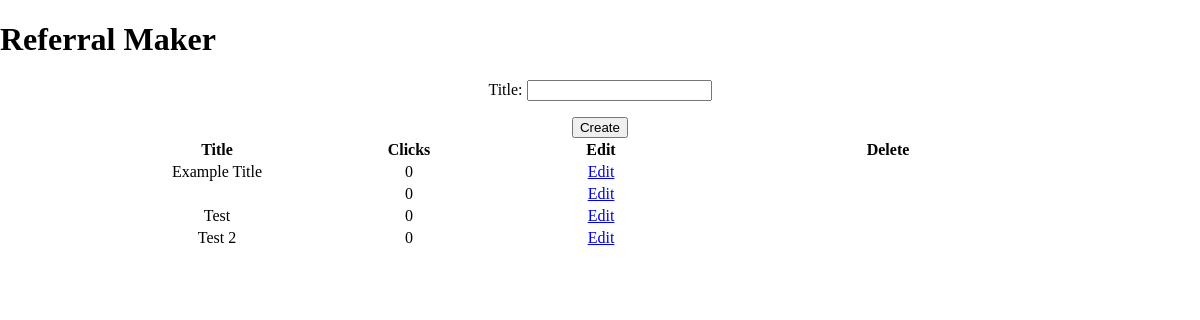
The app's page /, older data.
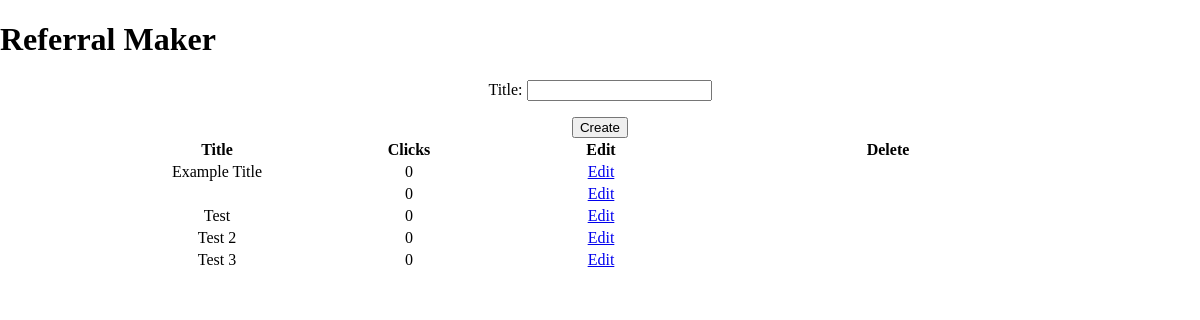
The same page, newer data.
### refer_sys/models.py (models this page shows, shortened)
class Link(models.Model):
  title = models.CharField(max_length=200, unique=True)
  clicks = models.IntegerField(default=0)
  created_at = models.DateTimeField(default=timezone.now)

### refer_sys/views.py (the view)
# urls.py: url(r'^$', views.root_page),
def root_page(request):
  links = Link.objects.order_by("created_at")
  form = LinkForm()
  if request.method == "POST":
    form = LinkForm(request.POST)
    if form.is_valid():
      form.save()
      return redirect('/')
  return render (request, 'refer_sys/root_page.html',
    {'links':links, 'form':form}
    )

### refer_sys/forms.py
class LinkForm(forms.ModelForm):
  class Meta:
    model = Link
    fields = ('title',)

### refer_sys/templates/refer_sys/root_page.html
{% extends 'refer_sys/base.html' %}
{% block content %}
  <form method="POST">{% csrf_token %}
    {{ form.as_p }}
    <button type="submit">Create</button>
  </form>
  <table>
    <tr>
      <th>Title</th>
      <th>Clicks</th>
      <th>Edit</th>
      <th>Delete</th>
    </tr>
    {% for link in links %}
      <tr>
        <td>
          {{ link.title }}
        </td>
        <td>
          {{ link.clicks }}
        </td>
        <td>
          <a href="{% url 'edit_link' pk=link.pk %}">Edit</a>
        </td>
      </tr>
    {% endfor %}
  </table>
{% endblock %}

Row changes from the older to the newer data that the page shows:
added Link: title "Test 3", clicks "0"
